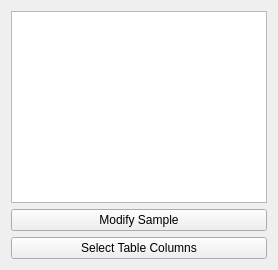
          <widget class="QWidget" name="subjects_tab">
           <attribute name="title">
            <string>Subject</string>
           </attribute>
           <attribute name="toolTip">
            <string>Select subject</string>
           </attribute>
           <layout class="QVBoxLayout" name="verticalLayout_6">
            <item>
             <widget class="QTableView" name="subjects_table">
              <property name="alternatingRowColors">
               <bool>true</bool>
              </property>
              <property name="selectionBehavior">
               <enum>QAbstractItemView::SelectRows</enum>
              </property>
              <property name="textElideMode">
               <enum>Qt::ElideRight</enum>
              </property>
              <property name="sortingEnabled">
               <bool>true</bool>
              </property>
              <attribute name="horizontalHeaderDefaultSectionSize">
               <number>50</number>
              </attribute>
              <attribute name="horizontalHeaderStretchLastSection">
               <bool>true</bool>
              </attribute>
              <attribute name="verticalHeaderVisible">
               <bool>false</bool>
              </attribute>
             </widget>
            </item>
            <item>
             <widget class="QPushButton" name="modify_sample_button">
              <property name="enabled">
               <bool>true</bool>
              </property>
              <property name="text">
               <string>Modify Sample</string>
              </property>
             </widget>
            </item>
            <item>
             <widget class="QPushButton" name="select_subject_table_vars">
              <property name="text">
               <string>Select Table Columns</string>
              </property>
             </widget>
            </item>
           </layout>
          </widget>
